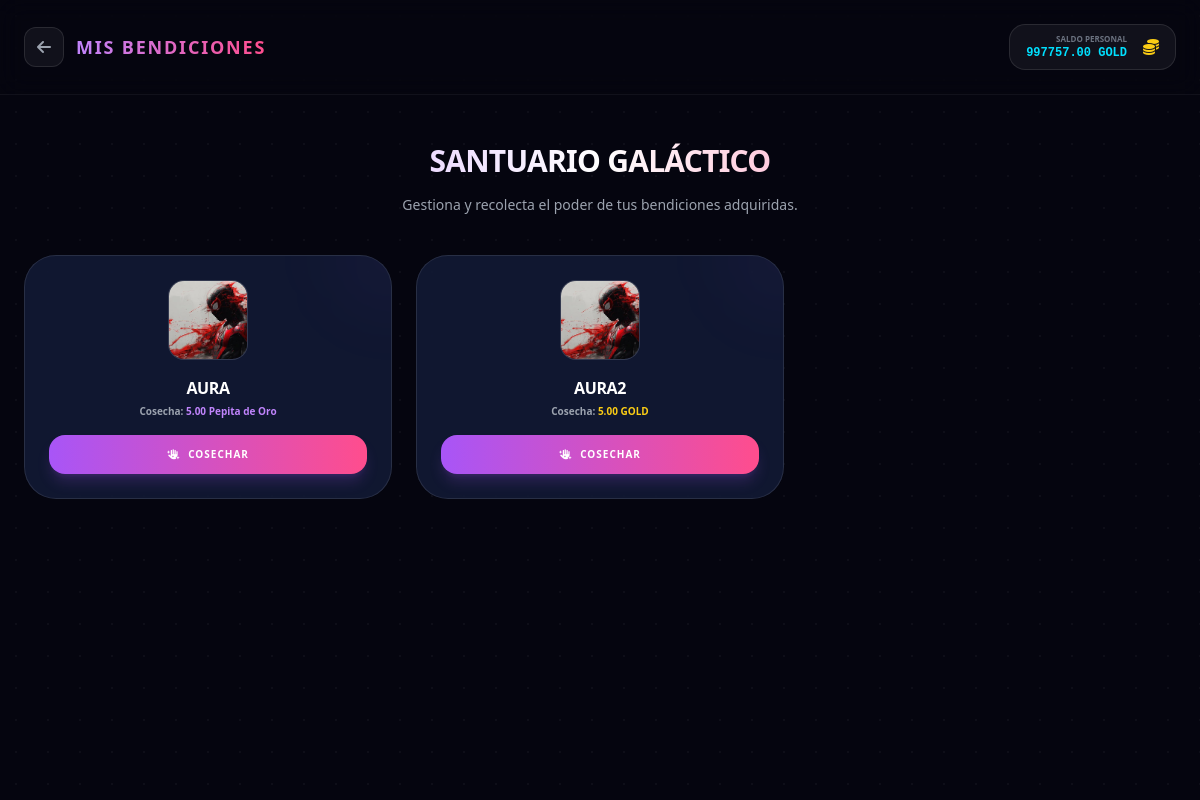
The page /my-blessings/ (signed in) on the database its author committed.
### game/models.py (models this page shows, shortened)
class Profile(models.Model):
    user = models.OneToOneField(settings.AUTH_USER_MODEL, on_delete=models.CASCADE)
    wallet_metamask_bsc = models.CharField(max_length=255,null=True,blank=True, unique=True)
    cosmos_gold = models.DecimalField(max_digits=12, decimal_places=2, default=Decimal('0.00'))
    black_gold = models.DecimalField(max_digits=12, decimal_places=2, default=Decimal('0.00'))
    points = models.IntegerField(default=0)
    alliance = models.ForeignKey('game.Alliance', on_delete=models.SET_NULL, null=True, blank=True, related_name='members_profiles')
    alliance_cooldown_until = models.DateTimeField(null=True, blank=True)
    created_at = models.DateTimeField(auto_now_add=True)

### game/models_blessings.py (models this page shows, shortened)
class UserDynamicBlessing(models.Model):
    user = models.ForeignKey(User, on_delete=models.CASCADE, related_name="owned_dynamic_blessings")
    blessing = models.ForeignKey(Blessing, on_delete=models.CASCADE)
    obtained_at = models.DateTimeField(auto_now_add=True)
    last_claim_at = models.DateTimeField(null=True, blank=True)
    class Meta:
        unique_together = ('user', 'blessing')

class Blessing(models.Model):
    name = models.CharField(max_length=100)
    image = models.ImageField(upload_to='blessings/', null=True, blank=True)
    price_gold = models.DecimalField(max_digits=12, decimal_places=2, default=0)
    price_mineral = models.ForeignKey('game.Mineral', on_delete=models.SET_NULL, null=True, blank=True, related_name='+')
    price_mineral_qty = models.DecimalField(max_digits=12, decimal_places=2, default=0)
    reward_mineral = models.ForeignKey('game.Mineral', on_delete=models.SET_NULL, null=True, blank=True, related_name='+')
    reward_mineral_qty = models.DecimalField(max_digits=12, decimal_places=2, default=0)
    reward_gold = models.DecimalField(max_digits=12, decimal_places=2, default=0)
    cooldown_hours = models.PositiveIntegerField(default=24, help_text="Horas antes de poder reclamar de nuevo")
    is_active = models.BooleanField(default=True)
    created_at = models.DateTimeField(auto_now_add=True)

### game/models_planets.py (models this page shows, shortened)
class Mineral(models.Model):
    name = models.CharField(max_length=100)
    image = models.ImageField(upload_to="minerals/", null=True, blank=True)
    description = models.TextField(blank=True)
    gold_value = models.DecimalField(
        max_digits=12,
        decimal_places=2,
        default=Decimal('0.00'),
        help_text="Equivalencia en Cosmos Gold para 1 unidad de este mineral"
    )

### game/views_blessings.py (the view)
# urls.py: path("my-blessings/", my_blessings_view, name="my_blessings"),
@login_required
def my_blessings_view(request):
    profile, _ = Profile.objects.get_or_create(user=request.user)
    user_dynamic_blessings = UserDynamicBlessing.objects.filter(user=request.user).select_related('blessing', 'blessing__reward_mineral').order_by('-obtained_at')
    now = timezone.now()
    for ub in user_dynamic_blessings:
        if ub.last_claim_at:
            ub.next_claim_at = ub.last_claim_at + timedelta(hours=ub.blessing.cooldown_hours)
            ub.is_ready = now >= ub.next_claim_at
        else:
            ub.is_ready = True
            ub.next_claim_at = None
    return render(request, "game/my_blessings.html", {
        "profile": profile,
        "user_dynamic_blessings": user_dynamic_blessings,
        "now": now
    })

### game/templates/game/my_blessings.html (shortened to what this page needs)
<!DOCTYPE html>
<html lang="es">
<head>
  <script src="https://cdn.tailwindcss.com"></script>
  <link rel="stylesheet" href="https://cdnjs.cloudflare.com/ajax/libs/font-awesome/6.4.0/css/all.min.css">
</head>
<body class="min-h-screen bg-space text-white overflow-x-hidden relative pb-20">
  <div class="fixed inset-0 z-0 opacity-40">
    <div class="absolute inset-0 bg-[radial-gradient(circle,_rgba(255,255,255,0.1)_1px,_transparent_1px)] bg-[size:32px_32px]"></div>
  </div>
  <header class="relative z-10 px-6 py-6 border-b border-white/5 backdrop-blur-md">
    <div class="max-w-7xl mx-auto flex items-center justify-between">
      <a href="/home/" class="flex items-center gap-3 group">
        <div class="w-10 h-10 rounded-xl bg-white/5 flex items-center justify-center border border-white/10 group-hover:border-purple-500 group-hover:bg-purple-500/10 transition-all">
          <i class="fas fa-arrow-left text-gray-400 group-hover:text-purple-500"></i>
        </div>
        <span class="font-extrabold tracking-widest text-lg bg-gradient-to-r from-purple-400 to-pink bg-clip-text text-transparent uppercase tracking-tighter">Mis Bendiciones</span>
      </a>
      <div class="flex items-center gap-4 bg-white/5 border border-white/10 px-4 py-2 rounded-2xl">
        <div class="text-right">
          <p class="text-[8px] uppercase text-gray-500 font-bold">Saldo Personal</p>
          <p class="text-xs font-mono font-black text-accent">{{ profile.cosmos_gold }} GOLD</p>
        </div>
        <i class="fas fa-coins text-yellow-400"></i>
      </div>
    </div>
  </header>
  <main class="relative z-10 max-w-7xl mx-auto px-6 mt-12">
    <div class="text-center mb-10">
      <h1 class="text-3xl font-black mb-4 bg-gradient-to-r from-purple-400 via-white to-pink bg-clip-text text-transparent uppercase tracking-tight">Santuario Galáctico</h1>
      <p class="text-gray-400 text-sm">Gestiona y recolecta el poder de tus bendiciones adquiridas.</p>
    </div>
    {% if user_dynamic_blessings %}
    <div class="grid gap-6 sm:grid-cols-2 lg:grid-cols-3">
        {% for ub in user_dynamic_blessings %}
        <div class="bg-card backdrop-blur-xl border border-white/10 rounded-[32px] p-6 flex flex-col items-center text-center gap-4 relative overflow-hidden group hover:border-purple-500/30 transition-all">
            <div class="absolute -top-12 -right-12 w-24 h-24 bg-purple-500/5 rounded-full blur-2xl group-hover:bg-purple-500/15 transition-all"></div>
            <div class="w-20 h-20 rounded-2xl bg-white/5 border border-white/10 flex items-center justify-center overflow-hidden">
                {% if ub.blessing.image %}
                <img src="{{ ub.blessing.image.url }}" class="w-full h-full object-cover">
                {% else %}
                <i class="fas fa-magic text-3xl text-purple-400"></i>
                {% endif %}
            </div>
            <div>
                <h3 class="font-black text-white text-base uppercase tracking-tight">{{ ub.blessing.name }}</h3>
                <p class="text-[10px] text-gray-400 font-bold mt-1">
                    Cosecha:
                    {% if ub.blessing.reward_mineral and ub.blessing.reward_mineral_qty > 0 %}
                      <span class="text-purple-400">{{ ub.blessing.reward_mineral_qty }} {{ ub.blessing.reward_mineral.name }}</span>
                    {% endif %}
                    {% if ub.blessing.reward_gold > 0 %}
                      <span class="text-yellow-400">{{ ub.blessing.reward_gold }} GOLD</span>
                    {% endif %}
                </p>
            </div>
            {% if ub.is_ready %}
            <button onclick="farmBlessing('{{ ub.id }}')"
                    class="mt-auto w-full py-3 rounded-2xl bg-gradient-to-r from-purple-500 to-pink text-white font-black uppercase text-[10px] tracking-widest hover:brightness-110 shadow-lg shadow-purple-500/20 active:scale-[0.98] transition-all">
                <i class="fas fa-hand-sparkles mr-1"></i> Cosechar
            </button>
            {% endif %}
        </div>
        {% endfor %}
    </div>
    {% endif %}
  </main>
</body>
</html>

### rows shown on the page
Profile: cosmos_gold "997757.00"
UserDynamicBlessing: blessing.image (picture), blessing.name "AURA", blessing.reward_mineral_qty "5.00", blessing.reward_mineral.name "Pepita de Oro"
UserDynamicBlessing: blessing.image (picture), blessing.name "AURA2", blessing.reward_gold "5.00"
